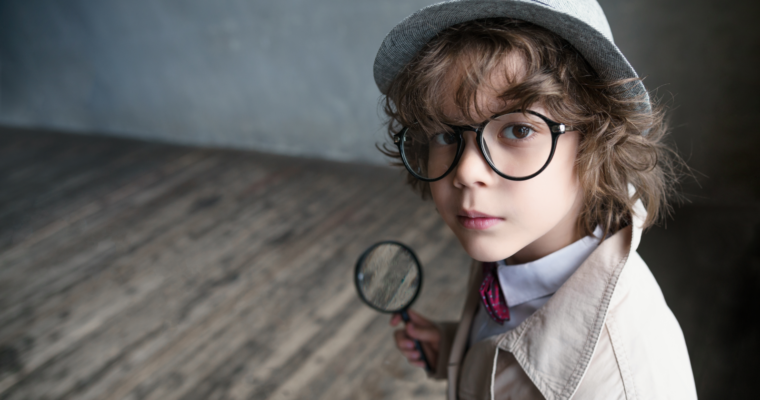
#> input picture images/sherlock_kid.png, 760 x 400 px
$ python 'basic photo operations.py'
#> lines starting #> are read from the running program, lines starting #| are printed output that depends on the picture
import cv2 as cv

img_path ="./images/sherlock_kid.png"

img = cv.imread(img_path)
#> img is the input picture: shape (400, 760, 3); mean B, G, R 93.1, 94.7, 96.7

# cv.imshow('kid',img)

# print(img)
# print(img.shape)

img_gray = cv.cvtColor(img,cv.COLOR_BGR2GRAY)
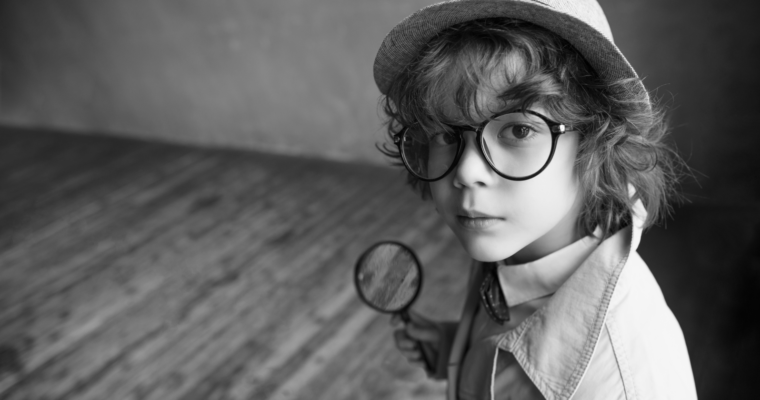
#> img_gray: shape (400, 760); min 1, max 254, mean 95.2
img_hsv = cv.cvtColor(img,cv.COLOR_BGR2HSV_FULL)
#> img_hsv: shape (400, 760, 3); mean H, S, V 63.5, 40.4, 102

# [15 lines of commented-out code are left out]

cv.waitKey(0)
